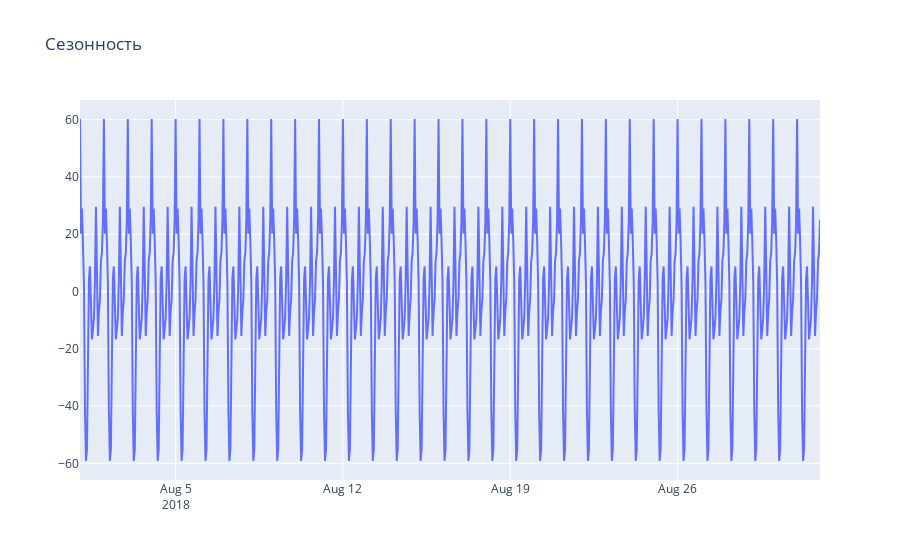

Here is the notebook cell this chart was saved with:
### Code cell
seasonal = pd.DataFrame(decomposed.seasonal)
plotly_df(seasonal['2018-08-01':'2018-08-31'], 'Сезонность')

### Figure 1 — Plotly figure (JSON) as saved in the notebook; plotly's stock layout.template omitted (floating-point values rounded to 4 significant figures; data arrays with more than 128 entries replaced by an {"elided": "..."} marker saying what was removed)
{"data": [{"mode": "lines", "name": "seasonal", "type": "scatter", "x": {"elided": "744 str values"}, "y": {"elided": "744 float values"}}], "layout": {"title": {"text": "Сезонность"}}}
